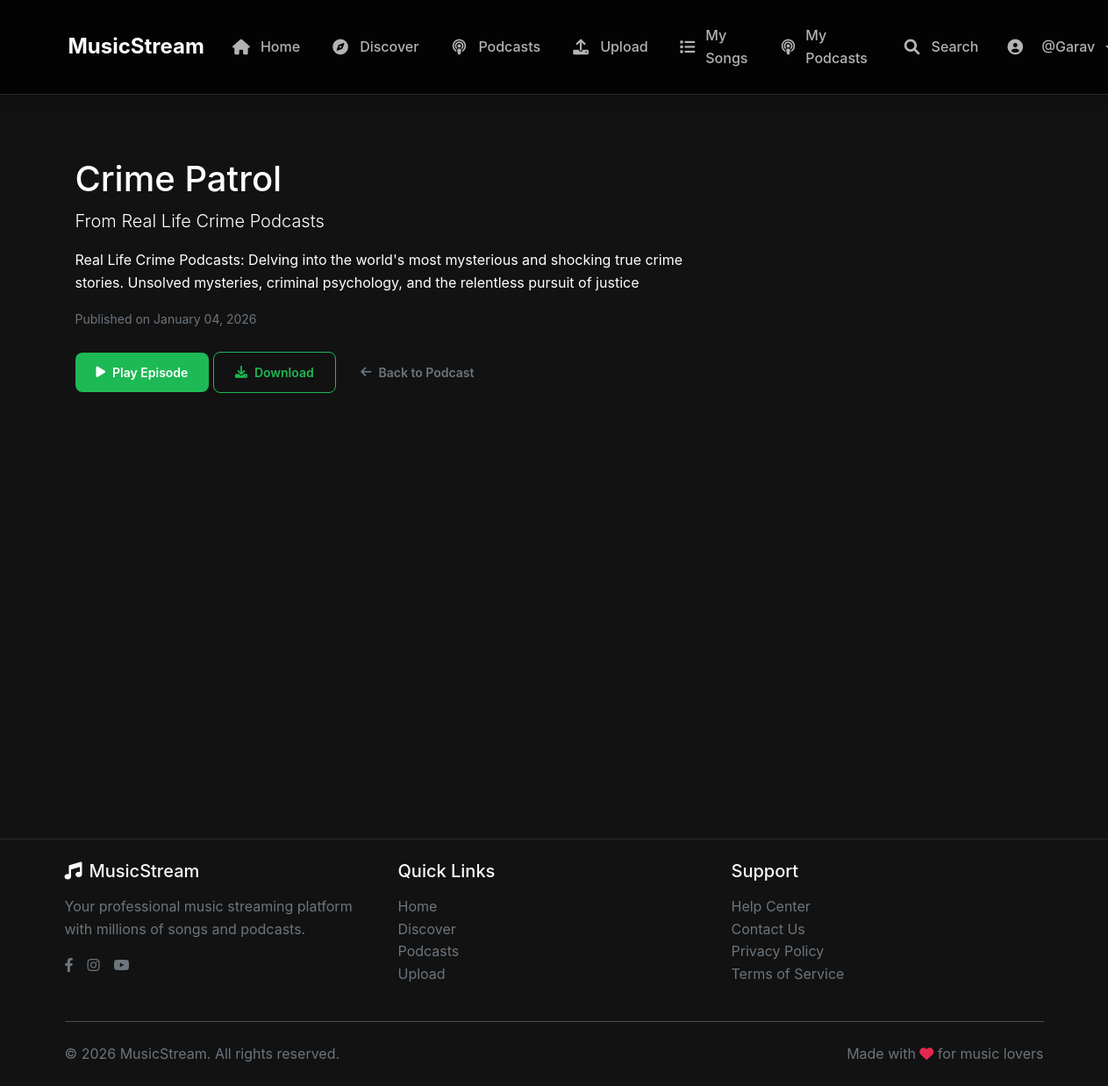
The page /episode/1/ (signed in) on the database its author committed.
### music/models.py (models this page shows, shortened)
class Episode(models.Model):
    title = models.CharField(max_length=200)
    description = models.TextField()
    audio_file = models.FileField(upload_to='episodes/')
    podcast = models.ForeignKey(Podcast, on_delete=models.CASCADE, related_name='episodes')
    published_date = models.DateTimeField(auto_now_add=True)
    play_count = models.IntegerField(default=0)
    class Meta:
        ordering = ['-published_date']

class Podcast(models.Model):
    title = models.CharField(max_length=200)
    description = models.TextField()
    cover_image = models.ImageField(upload_to='podcast_covers/', blank=True, null=True)
    host = models.ForeignKey(User, on_delete=models.CASCADE)
    created_at = models.DateTimeField(auto_now_add=True)
    class Meta:
        ordering = ['-created_at']

### music/views.py (the view)
# urls.py: path('episode/<int:pk>/', views.episode_detail, name='episode_detail'),
def episode_detail(request, pk):
    episode = get_object_or_404(Episode, pk=pk)
    context = {
        'episode': episode
    }
    return render(request, 'music/episode_detail.html', context)

### templates/music/episode_detail.html (shortened to what this page needs)
{% extends 'base.html' %}
{% load static %}
{% block content %}
<div class="row">
    <div class="col-md-8">
        <h1>{{ episode.title }}</h1>
        <p class="lead">From {{ episode.podcast.title }}</p>
        <p>{{ episode.description }}</p>
        <p><small class="text-muted">Published on {{ episode.published_date|date:"F d, Y" }}</small></p>
        <div class="mt-4">
            <button class="btn btn-success btn-lg btn-play-pause" data-song-id="{{ episode.id }}" data-media-type="podcast">
                <i class="fas fa-play"></i> Play Episode
            </button>
            <a href="{{ episode.audio_file.url }}" download="{{ episode.title }}.mp3" class="btn btn-outline-primary btn-lg">
                <i class="fas fa-download"></i> Download
            </a>
            <a href="{% url 'music:podcast_detail' episode.podcast.id %}" class="btn btn-outline-secondary btn-lg">
                <i class="fas fa-arrow-left"></i> Back to Podcast
            </a>
        </div>
    </div>
</div>
{% endblock %}

### templates/base.html (shortened to what this page needs)
{% load static %}
<!DOCTYPE html>
<html lang="en">
<head>
    <link href="https://cdn.jsdelivr.net/npm/bootstrap@5.1.3/dist/css/bootstrap.min.css" rel="stylesheet">
    <link rel="stylesheet" href="https://cdnjs.cloudflare.com/ajax/libs/font-awesome/6.0.0/css/all.min.css">
    <link href="{% static 'css/base.css' %}" rel="stylesheet" onerror="console.warn('base.css not found')">
    <link href="{% static 'css/media-player.css' %}" rel="stylesheet" onerror="console.warn('media-player.css not found')">
</head>
<body class="{% block body_class %}{% endblock %}">
    <nav class="navbar navbar-expand-lg navbar-dark">
        <div class="container">
            <a class="navbar-brand d-flex align-items-center" href="{% url 'music:home' %}">
                <span class="ms-1">MusicStream</span>
            </a>
            <div class="collapse navbar-collapse" id="navbarNav">
                <ul class="navbar-nav me-auto">
                    <li class="nav-item">
                        <a class="nav-link d-flex align-items-center {% if request.resolver_match.url_name == 'home' %}active{% endif %}" href="{% url 'music:home' %}">
                            <i class="fas fa-home"></i>
                            <span class="ms-1">Home</span>
                        </a>
                    </li>
                    <li class="nav-item">
                        <a class="nav-link d-flex align-items-center {% if request.resolver_match.url_name == 'discover' %}active{% endif %}" href="{% url 'music:discover' %}">
                            <i class="fas fa-compass"></i>
                            <span class="ms-1">Discover</span>
                        </a>
                    </li>
                    <li class="nav-item">
                        <a class="nav-link d-flex align-items-center {% if request.resolver_match.url_name == 'podcasts' %}active{% endif %}" href="{% url 'music:podcasts' %}">
                            <i class="fas fa-podcast"></i>
                            <span class="ms-1">Podcasts</span>
                        </a>
                    </li>
                    {% if user.is_authenticated %}
                    <li class="nav-item">
                        <a class="nav-link d-flex align-items-center {% if request.resolver_match.url_name == 'upload_song' %}active{% endif %}" href="{% url 'music:upload_song' %}">
                            <i class="fas fa-upload"></i>
                            <span class="ms-1">Upload</span>
                        </a>
                    </li>
                    <li class="nav-item">
                        <a class="nav-link d-flex align-items-center {% if request.resolver_match.url_name == 'my_songs' %}active{% endif %}" href="{% url 'music:my_songs' %}">
                            <i class="fas fa-list"></i>
                            <span class="ms-1">My Songs</span>
                        </a>
                    </li>
                    <li class="nav-item">
                        <a class="nav-link d-flex align-items-center {% if request.resolver_match.url_name == 'my_podcasts' %}active{% endif %}" href="{% url 'music:my_podcasts' %}">
                            <i class="fas fa-podcast"></i>
                            <span class="ms-1">My Podcasts</span>
                        </a>
                    </li>
                    <li class="nav-item">
                        <a class="nav-link d-flex align-items-center {% if request.resolver_match.url_name == 'search_results' %}active{% endif %}" href="{% url 'music:search_results' %}">
                            <i class="fas fa-search"></i>
                            <span class="ms-1">Search</span>
                        </a>
                    </li>
                    {% endif %}
                </ul>
                <ul class="navbar-nav">
                    {% if user.is_authenticated %}
                    <li class="nav-item dropdown">
                        <a class="nav-link dropdown-toggle d-flex align-items-center" href="#" id="navbarDropdown" role="button" data-bs-toggle="dropdown">
                            {% if user.profile and user.profile.profile_image %}
                            <img src="{{ user.profile.profile_image.url }}" alt="{{ user.username }}" class="rounded-circle me-2" width="24" height="24">
                            {% else %}
                            <i class="fas fa-user-circle me-2"></i>
                            {% endif %}
                            <span class="ms-1">{{ user.username }}</span>
                        </a>
                    </li>
                    {% endif %}
                </ul>
            </div>
        </div>
    </nav>
    <main class="container mt-5 content-wrapper">
        {% block content %}{% endblock %}
    </main>
    <footer class="bg-dark text-light py-4 mt-5">
        <div class="container">
            <div class="row">
                <div class="col-md-4">
                    <h5 class="mb-3">
                        <i class="fas fa-music me-2"></i>MusicStream
                    </h5>
                    <p class="text-muted">Your professional music streaming platform with millions of songs and podcasts.</p>
                    <div class="d-flex gap-3 mt-3">
                        <a href="https://www.facebook.com/profile.php?id=100046614138920" class="text-muted" target="_blank" rel="noopener"><i class="fab fa-facebook-f"></i></a>
                        <a href="https://www.instagram.com/devraj_den/" class="text-muted" target="_blank" rel="noopener"><i class="fab fa-instagram"></i></a>
                        <a href="https://www.youtube.com/@diwakar-cy9bf" class="text-muted" target="_blank" rel="noopener"><i class="fab fa-youtube"></i></a>
                    </div>
                </div>
                <div class="col-md-4">
                    <h5 class="mb-3">Quick Links</h5>
                    <ul class="list-unstyled">
                        <li><a href="{% url 'music:home' %}" class="text-muted text-decoration-none">Home</a></li>
                        <li><a href="{% url 'music:discover' %}" class="text-muted text-decoration-none">Discover</a></li>
                        <li><a href="{% url 'music:podcasts' %}" class="text-muted text-decoration-none">Podcasts</a></li>
                        <li><a href="{% url 'music:upload_song' %}" class="text-muted text-decoration-none">Upload</a></li>
                    </ul>
                </div>
                <div class="col-md-4">
                    <h5 class="mb-3">Support</h5>
                    <ul class="list-unstyled">
                        <li><a href="#" class="text-muted text-decoration-none">Help Center</a></li>
                        <li><a href="#" class="text-muted text-decoration-none">Contact Us</a></li>
                        <li><a href="#" class="text-muted text-decoration-none">Privacy Policy</a></li>
                        <li><a href="#" class="text-muted text-decoration-none">Terms of Service</a></li>
                    </ul>
                </div>
            </div>
            <hr class="my-4 border-secondary">
            <div class="row align-items-center">
                <div class="col-md-6">
                    <p class="text-muted mb-0">&copy; 2026 MusicStream. All rights reserved.</p>
                </div>
                <div class="col-md-6 text-md-end">
                    <p class="text-muted mb-0">Made with <i class="fas fa-heart text-danger"></i> for music lovers</p>
                </div>
            </div>
        </div>
    </footer>
</body>
</html>

### static/css/base.css (style rules this page uses)
:root { --primary-color: #1DB954; --primary-hover: #1ed760; --secondary-color: #191414; --background-color: #121212; --surface-color: #181818; --text-primary: #ffffff; --text-secondary: #b3b3b3; --text-highlight: #1db954; --error-color: #e22850; --warning-color: #ffa500; --success-color: #1db954; --border-color: #282828; --shadow-light: 0 2px 4px rgba(0,0,0,0.1); --shadow-medium: 0 4px 12px rgba(0,0,0,0.15); --shadow-heavy: 0 8px 24px rgba(0,0,0,0.2); --gradient-primary: linear-gradient(135deg, #1DB954 0%, #1ed760 100%); --gradient-secondary: linear-gradient(135deg, #ff6b6b 0%, #ff8e53 100%); --gradient-dark: linear-gradient(180deg, rgba(24,24,24,0) 0%, rgba(24,24,24,1) 100%); --border-radius: 8px; --transition: all 0.3s cubic-bezier(0.4, 0, 0.2, 1); }
* { margin: 0; padding: 0; box-sizing: border-box; }
body { font-family: -apple-system, BlinkMacSystemFont, 'Segoe UI', Roboto, Oxygen, Ubuntu, Cantarell, sans-serif; background-color: var(--background-color); color: var(--text-primary); line-height: 1.6; overflow-x: hidden; -webkit-font-smoothing: antialiased; -moz-osx-font-smoothing: grayscale; }
.navbar { background: rgba(0, 0, 0, 0.8) !important; backdrop-filter: blur(20px) saturate(180%); -webkit-backdrop-filter: blur(20px) saturate(180%); border-bottom: 1px solid var(--border-color); box-shadow: var(--shadow-light); z-index: 1030; padding: 16px 0; transition: var(--transition); }
.navbar-brand { font-size: 1.5rem; font-weight: 700; color: var(--text-primary) !important; text-decoration: none; display: flex; align-items: center; gap: 8px; transition: var(--transition); }
.navbar-nav { display: flex; align-items: center; gap: 4px; }
.nav-link { color: var(--text-secondary) !important; text-decoration: none; font-weight: 500; padding: 12px 16px !important; border-radius: var(--border-radius); transition: var(--transition); display: flex; align-items: center; gap: 8px; position: relative; }
.nav-link i { font-size: 1.1rem; width: 20px; text-align: center; }
main.content-wrapper { min-height: calc(100vh - 180px); padding: 24px; margin-bottom: 180px; position: relative; z-index: 1; }
.btn { padding: 12px 24px; border-radius: var(--border-radius); font-weight: 600; text-decoration: none; border: none; cursor: pointer; transition: var(--transition); display: inline-flex; align-items: center; gap: 8px; font-size: 0.875rem; }
.btn-outline-primary { background: transparent; color: var(--primary-color); border: 1px solid var(--primary-color); }
.btn-success { background: var(--success-color); color: var(--text-primary); }
footer { background: var(--surface-color); border-top: 1px solid var(--border-color); padding: 24px 0; margin-top: 40px; }
.text-danger { color: var(--error-color) !important; }
.bg-dark { background: var(--background-color) !important; }
.mt-3 { margin-top: 24px; }
.mt-4 { margin-top: 32px; }
.mt-5 { margin-top: 40px; }
.mb-3 { margin-bottom: 24px; }
.d-flex { display: flex !important; }
.align-items-center { align-items: center; }

### rows shown on the page
Episode: title "Crime Patrol", podcast "Real Life Crime Podcasts", description "Real Life Crime Podcasts: Delving into the world's most mysterious and shocking true crime stories. Unsolved mysteries, criminal psychology, and the relentless pursuit of justice", published_date "January 04, 2026"

### other values the page prints
{{ user.username }} "@Garav"
